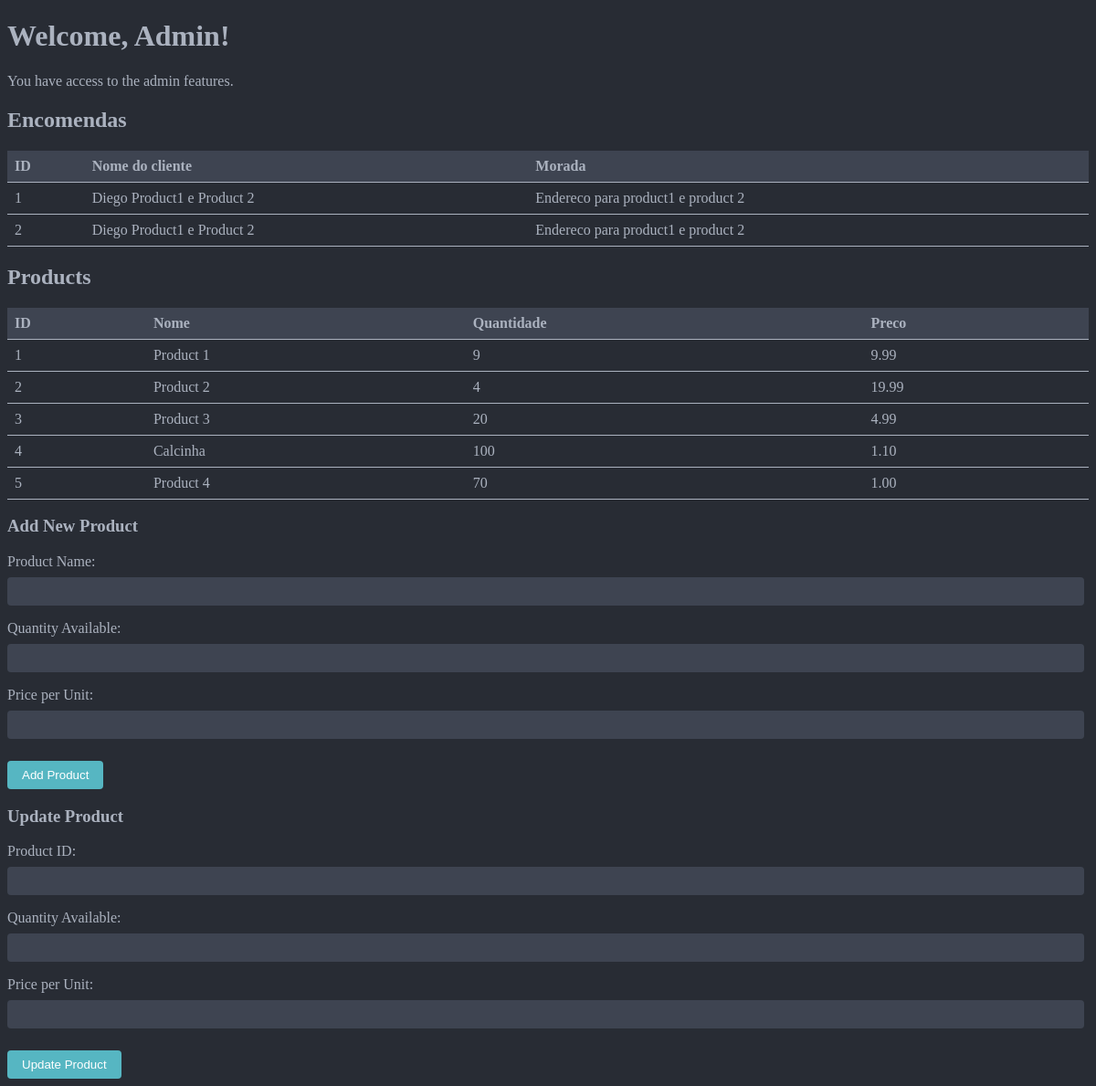
The app's page /admin.php with its own data.
### tables this page shows
CREATE TABLE `encomendas` (
  `id` int(11) NOT NULL,
  `id_utilizador` int(11) NOT NULL,
  `id_produto` int(11) NOT NULL,
  `quantidade` int(11) NOT NULL,
  `preco_total` decimal(10,2) NOT NULL,
  `nome` varchar(255) NOT NULL,
  `data_nascimento` varchar(255) NOT NULL,
  `morada` varchar(255) NOT NULL
);

CREATE TABLE `produtos` (
  `id` int(11) NOT NULL,
  `nome` varchar(255) NOT NULL,
  `quantidade` int(11) NOT NULL,
  `preco` decimal(10,2) NOT NULL,
  `descricao` varchar(255) NOT NULL
);

### admin.php (the view, shortened to what this page needs)
<!DOCTYPE html>
<html>
<head>
  <link rel="stylesheet" type="text/css" href="./css/admin.css">
</head>
<body>
  <h1>Welcome, Admin!</h1>
  <p>You have access to the admin features.</p>
  <?php
  $servername = "localhost";
  $username = "root";
  $password = "";
  $dbname = "store_db";
  $conn = mysqli_connect($servername, $username, $password, $dbname);
  $sqlEnc = "SELECT * FROM encomendas";
  $resultEnc = mysqli_query($conn, $sqlEnc);
  if (mysqli_num_rows($resultEnc) > 0) {
    echo "<h2>Encomendas</h2>";
    echo "<table>";
    echo "<tr><th>ID</th><th>Nome do cliente</th><th>Morada</th></tr>";
    while($row = mysqli_fetch_assoc($resultEnc)) {
      echo "<tr><td>" . $row["id"] . "</td><td>" . $row["nome"] . "</td><td>" . $row["morada"] . "</td></tr>";
    }
    echo "</table>";
  } else {
    echo "No orders found.";
  }
  $sqlProd = "SELECT * FROM Produtos";
  $resultProd = mysqli_query($conn, $sqlProd);
  if (mysqli_num_rows($resultProd) > 0) {
    echo "<h2>Products</h2>";
    echo "<table>";
    echo "<tr><th>ID</th><th>Nome</th><th>Quantidade</th><th>Preco</th></tr>";
    while($row = mysqli_fetch_assoc($resultProd)) {
      echo "<tr><td>" . $row["id"] . "</td><td>" . $row["nome"] . "</td><td>" . $row["quantidade"] . "</td><td>" . $row["preco"] . "</td></tr>";
    }
    echo "</table>";
    echo "<h3>Add New Product</h3>";
    echo "<form method='post'>";
    echo "<label for='product_name'>Product Name:</label>";
    echo "<input type='text' id='product_name' name='product_name'><br>";
    echo "<label for='quantity_available'>Quantity Available:</label>";
    echo "<input type='number' id='quantity_available' name='quantity_available'><br>";
    echo "<label for='price_per_unit'>Price per Unit:</label>";
    echo "<input type='text' id='price_per_unit' name='price_per_unit'><br>";
    echo "<input type='submit' name='submit_new_product' value='Add Product'>";
    echo "</form>";
    echo "<h3>Update Product</h3>";
    echo "<form method='post'>";
    echo "<label for='product_id'>Product ID:</label>";
    echo "<input type='number' id='product_id' name='product_id'><br>";
    echo "<label for='quantity_available'>Quantity Available:</label>";
    echo "<input type='number' id='quantity_available' name='quantity_available'><br>";
    echo "<label for='price_per_unit'>Price per Unit:</label>";
    echo "<input type='text' id='price_per_unit' name='price_per_unit'><br>";
    echo "<input type='submit' name='submit_update_product' value='Update Product'>";
    echo "</form>";
  } else {
    echo "No products found.";
  }
  ?>
</body>
</html>

### css/admin.css (style rules this page uses)
body { background-color: #282c34; }
body, input, button { color: #abb2bf; }
table { border-collapse: collapse; width: 100%; max-width: 100%; margin: 0 auto; }
th, td { padding: 8px; text-align: left; border-bottom: 1px solid #abb2bf; }
th { background-color: #3e4451; }
input[type="number"] { background-color: #3e4451; border: none; border-radius: 4px; padding: 8px; margin-bottom: 16px; color: #abb2bf; }
input[type="text"] { background-color: #3e4451; border: none; border-radius: 4px; padding: 8px; margin-bottom: 16px; color: #abb2bf; }
input[type="submit"] { background-color: #56b6c2; border: none; border-radius: 4px; padding: 8px 16px; color: #fff; cursor: pointer; margin-top: 8px; }
label { display: block; width: 90%; max-width: 90%; margin-bottom: 8px; color: #abb2bf; }
input:not([type="submit"]) { width: 98.2%; max-width: 98.2%; margin-bottom: 16px; padding: 8px; border: none; border-radius: 4px; background-color: #3e4451; color: #abb2bf; }

### records on screen
encomendas: id "1", nome "Diego Product1 e Product 2", morada "Endereco para product1 e product 2"
encomendas: id "2", nome "Diego Product1 e Product 2", morada "Endereco para product1 e product 2"
produtos: id "1", nome "Product 1", quantidade "9", preco "9.99"
produtos: id "2", nome "Product 2", quantidade "4", preco "19.99"
produtos: id "3", nome "Product 3", quantidade "20", preco "4.99"
produtos: id "4", nome "Calcinha", quantidade "100", preco "1.10"
produtos: id "5", nome "Product 4", quantidade "70", preco "1.00"
